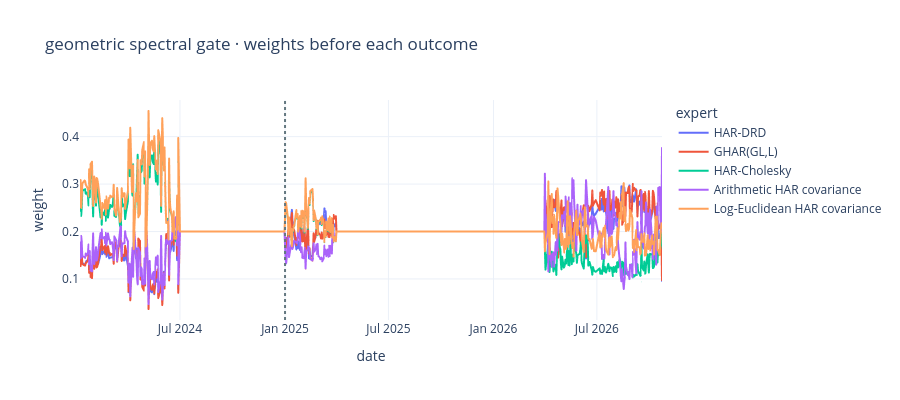
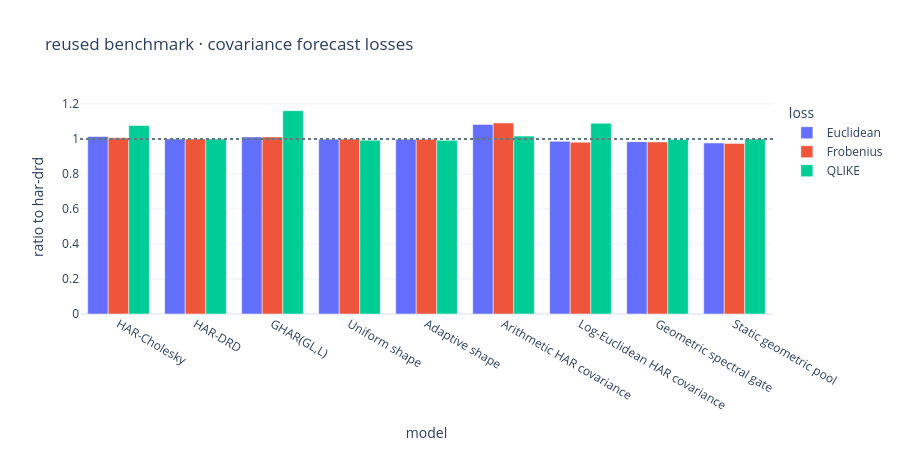
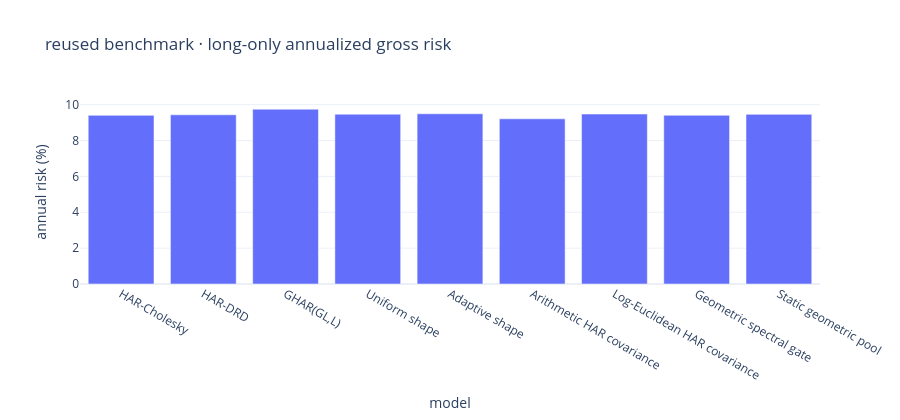

Source (notebook cell) for these figures, in order:
### Markdown cell above
## 5. interactive plots

These charts show the fixed candidate alongside all simpler alternatives. The marker separates development from the reused benchmark.

### Code cell
weight_plot = extension.gate_weights.rename_axis("date").reset_index().melt(
    id_vars="date", var_name="expert", value_name="weight",
)
fig = px.line(weight_plot, x="date", y="weight", color="expert", title="geometric spectral gate · weights before each outcome")
fig.add_vline(x=cutoff.value / 1_000_000, line_dash="dot", line_color="#647880")
fig.update_layout(template="plotly_white", height=400)
fig.show(renderer="plotly_mimetype")
ratios = point_ratios(loss_frames["reused benchmark"]).rename_axis("model").reset_index().melt(
    id_vars="model", var_name="loss", value_name="ratio to har-drd",
)
fig = px.bar(ratios, x="model", y="ratio to har-drd", color="loss", barmode="group", title="reused benchmark · covariance forecast losses")
fig.add_hline(y=1, line_dash="dot", line_color="#647880")
fig.update_layout(template="plotly_white", height=450)
fig.show(renderer="plotly_mimetype")
portfolio = portfolio_frames["reused benchmark"]
fig = px.bar(portfolio[portfolio.portfolio.eq("GMVP+")], x="model", y="annual risk (%)", title="reused benchmark · long-only annualized gross risk")
fig.update_layout(template="plotly_white", height=420)
fig.show(renderer="plotly_mimetype")

### Figure 1 — Plotly figure (JSON) as saved in the notebook; plotly's stock layout.template omitted (floating-point values rounded to 4 significant figures; data arrays with more than 128 entries replaced by an {"elided": "..."} marker saying what was removed)
{"data": [{"hovertemplate": "expert=HAR-DRD<br>date=%{x}<br>weight=%{y}<extra></extra>", "legendgroup": "HAR-DRD", "line": {"color": "#636efa", "dash": "solid"}, "marker": {"symbol": "circle"}, "mode": "lines", "name": "HAR-DRD", "showlegend": true, "type": "scattergl", "x": {"elided": "688 str values"}, "xaxis": "x", "y": {"elided": "688 float values"}, "yaxis": "y"}, {"hovertemplate": "expert=GHAR(GL,L)<br>date=%{x}<br>weight=%{y}<extra></extra>", "legendgroup": "GHAR(GL,L)", "line": {"color": "#EF553B", "dash": "solid"}, "marker": {"symbol": "circle"}, "mode": "lines", "name": "GHAR(GL,L)", "showlegend": true, "type": "scattergl", "x": {"elided": "688 str values"}, "xaxis": "x", "y": {"elided": "688 float values"}, "yaxis": "y"}, {"hovertemplate": "expert=HAR-Cholesky<br>date=%{x}<br>weight=%{y}<extra></extra>", "legendgroup": "HAR-Cholesky", "line": {"color": "#00cc96", "dash": "solid"}, "marker": {"symbol": "circle"}, "mode": "lines", "name": "HAR-Cholesky", "showlegend": true, "type": "scattergl", "x": {"elided": "688 str values"}, "xaxis": "x", "y": {"elided": "688 float values"}, "yaxis": "y"}, {"hovertemplate": "expert=Arithmetic HAR covariance<br>date=%{x}<br>weight=%{y}<extra></extra>", "legendgroup": "Arithmetic HAR covariance", "line": {"color": "#ab63fa", "dash": "solid"}, "marker": {"symbol": "circle"}, "mode": "lines", "name": "Arithmetic HAR covariance", "showlegend": true, "type": "scattergl", "x": {"elided": "688 str values"}, "xaxis": "x", "y": {"elided": "688 float values"}, "yaxis": "y"}, {"hovertemplate": "expert=Log-Euclidean HAR covariance<br>date=%{x}<br>weight=%{y}<extra></extra>", "legendgroup": "Log-Euclidean HAR covariance", "line": {"color": "#FFA15A", "dash": "solid"}, "marker": {"symbol": "circle"}, "mode": "lines", "name": "Log-Euclidean HAR covariance", "showlegend": true, "type": "scattergl", "x": {"elided": "688 str values"}, "xaxis": "x", "y": {"elided": "688 float values"}, "yaxis": "y"}], "layout": {"height": 400, "legend": {"title": {"text": "expert"}, "tracegroupgap": 0}, "shapes": [{"line": {"color": "#647880", "dash": "dot"}, "type": "line", "x0": 1736000000000.0, "x1": 1736000000000.0, "xref": "x", "y0": 0, "y1": 1, "yref": "y domain"}], "title": {"text": "geometric spectral gate · weights before each outcome"}, "xaxis": {"anchor": "y", "domain": [0.0, 1.0], "title": {"text": "date"}}, "yaxis": {"anchor": "x", "domain": [0.0, 1.0], "title": {"text": "weight"}}}}

### Figure 2 — Plotly figure (JSON) as saved in the notebook; plotly's stock layout.template omitted (floating-point values rounded to 4 significant figures)
{"data": [{"alignmentgroup": "True", "hovertemplate": "loss=Euclidean<br>model=%{x}<br>ratio to har-drd=%{y}<extra></extra>", "legendgroup": "Euclidean", "marker": {"color": "#636efa", "pattern": {"shape": ""}}, "name": "Euclidean", "offsetgroup": "Euclidean", "orientation": "v", "showlegend": true, "textposition": "auto", "type": "bar", "x": ["HAR-Cholesky", "HAR-DRD", "GHAR(GL,L)", "Uniform shape", "Adaptive shape", "Arithmetic HAR covariance", "Log-Euclidean HAR covariance", "Geometric spectral gate", "Static geometric pool"], "xaxis": "x", "y": [1.014, 1.0, 1.011, 0.9982, 0.9977, 1.083, 0.986, 0.9839, 0.9766], "yaxis": "y"}, {"alignmentgroup": "True", "hovertemplate": "loss=Frobenius<br>model=%{x}<br>ratio to har-drd=%{y}<extra></extra>", "legendgroup": "Frobenius", "marker": {"color": "#EF553B", "pattern": {"shape": ""}}, "name": "Frobenius", "offsetgroup": "Frobenius", "orientation": "v", "showlegend": true, "textposition": "auto", "type": "bar", "x": ["HAR-Cholesky", "HAR-DRD", "GHAR(GL,L)", "Uniform shape", "Adaptive shape", "Arithmetic HAR covariance", "Log-Euclidean HAR covariance", "Geometric spectral gate", "Static geometric pool"], "xaxis": "x", "y": [1.006, 1.0, 1.011, 0.9987, 0.9979, 1.091, 0.9808, 0.9821, 0.974], "yaxis": "y"}, {"alignmentgroup": "True", "hovertemplate": "loss=QLIKE<br>model=%{x}<br>ratio to har-drd=%{y}<extra></extra>", "legendgroup": "QLIKE", "marker": {"color": "#00cc96", "pattern": {"shape": ""}}, "name": "QLIKE", "offsetgroup": "QLIKE", "orientation": "v", "showlegend": true, "textposition": "auto", "type": "bar", "x": ["HAR-Cholesky", "HAR-DRD", "GHAR(GL,L)", "Uniform shape", "Adaptive shape", "Arithmetic HAR covariance", "Log-Euclidean HAR covariance", "Geometric spectral gate", "Static geometric pool"], "xaxis": "x", "y": [1.076, 1.0, 1.161, 0.9926, 0.9918, 1.016, 1.09, 0.9961, 0.9999], "yaxis": "y"}], "layout": {"barmode": "group", "height": 450, "legend": {"title": {"text": "loss"}, "tracegroupgap": 0}, "shapes": [{"line": {"color": "#647880", "dash": "dot"}, "type": "line", "x0": 0, "x1": 1, "xref": "x domain", "y0": 1, "y1": 1, "yref": "y"}], "title": {"text": "reused benchmark · covariance forecast losses"}, "xaxis": {"anchor": "y", "domain": [0.0, 1.0], "title": {"text": "model"}}, "yaxis": {"anchor": "x", "domain": [0.0, 1.0], "title": {"text": "ratio to har-drd"}}}}

### Figure 3 — Plotly figure (JSON) as saved in the notebook; plotly's stock layout.template omitted (floating-point values rounded to 4 significant figures)
{"data": [{"hovertemplate": "model=%{x}<br>annual risk (%)=%{y}<extra></extra>", "legendgroup": "", "marker": {"color": "#636efa", "pattern": {"shape": ""}}, "name": "", "orientation": "v", "showlegend": false, "textposition": "auto", "type": "bar", "x": ["HAR-Cholesky", "HAR-DRD", "GHAR(GL,L)", "Uniform shape", "Adaptive shape", "Arithmetic HAR covariance", "Log-Euclidean HAR covariance", "Geometric spectral gate", "Static geometric pool"], "xaxis": "x", "y": [9.405, 9.435, 9.747, 9.466, 9.491, 9.211, 9.476, 9.406, 9.459], "yaxis": "y"}], "layout": {"barmode": "relative", "height": 420, "legend": {"tracegroupgap": 0}, "title": {"text": "reused benchmark · long-only annualized gross risk"}, "xaxis": {"anchor": "y", "domain": [0.0, 1.0], "title": {"text": "model"}}, "yaxis": {"anchor": "x", "domain": [0.0, 1.0], "title": {"text": "annual risk (%)"}}}}
